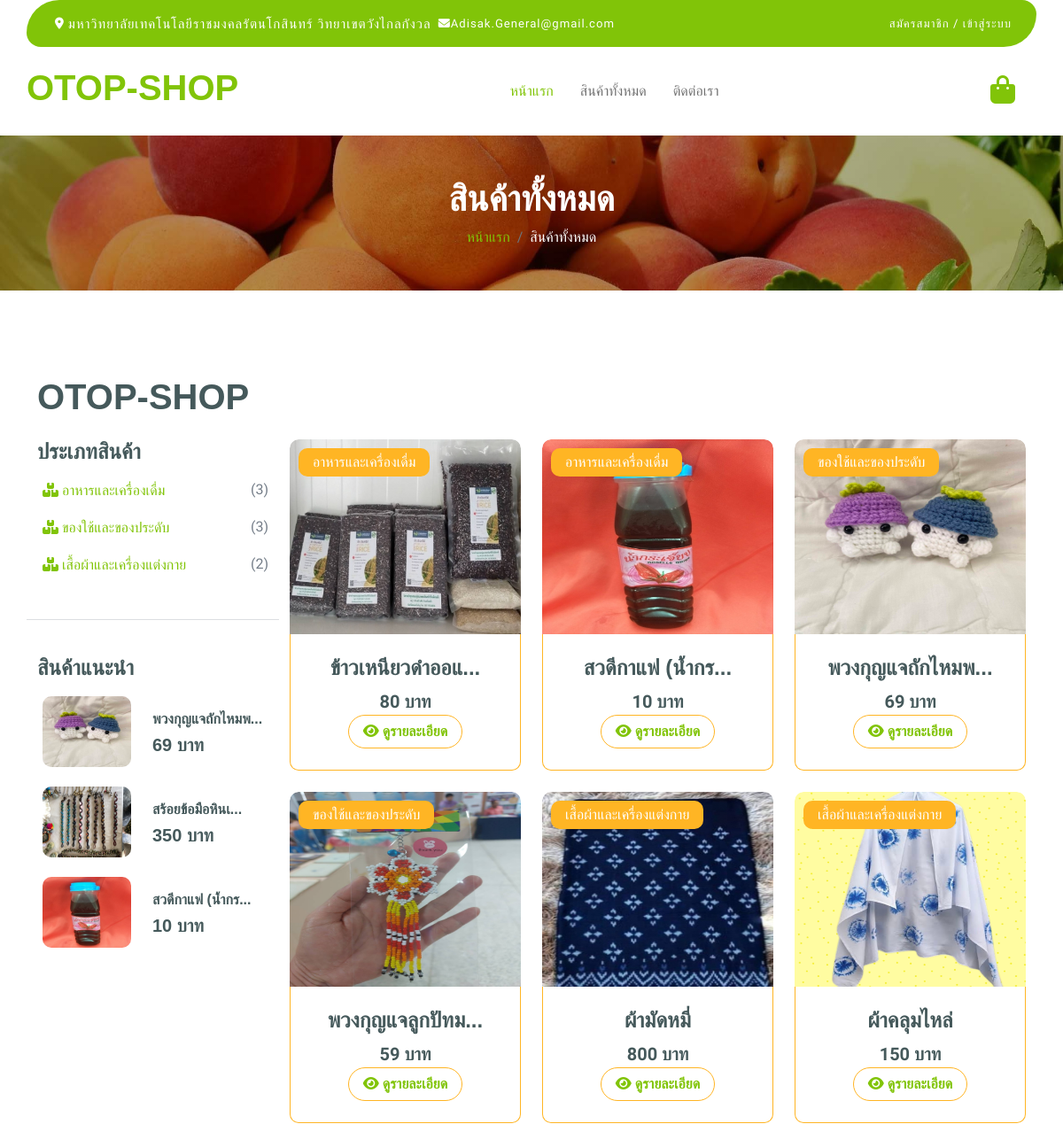
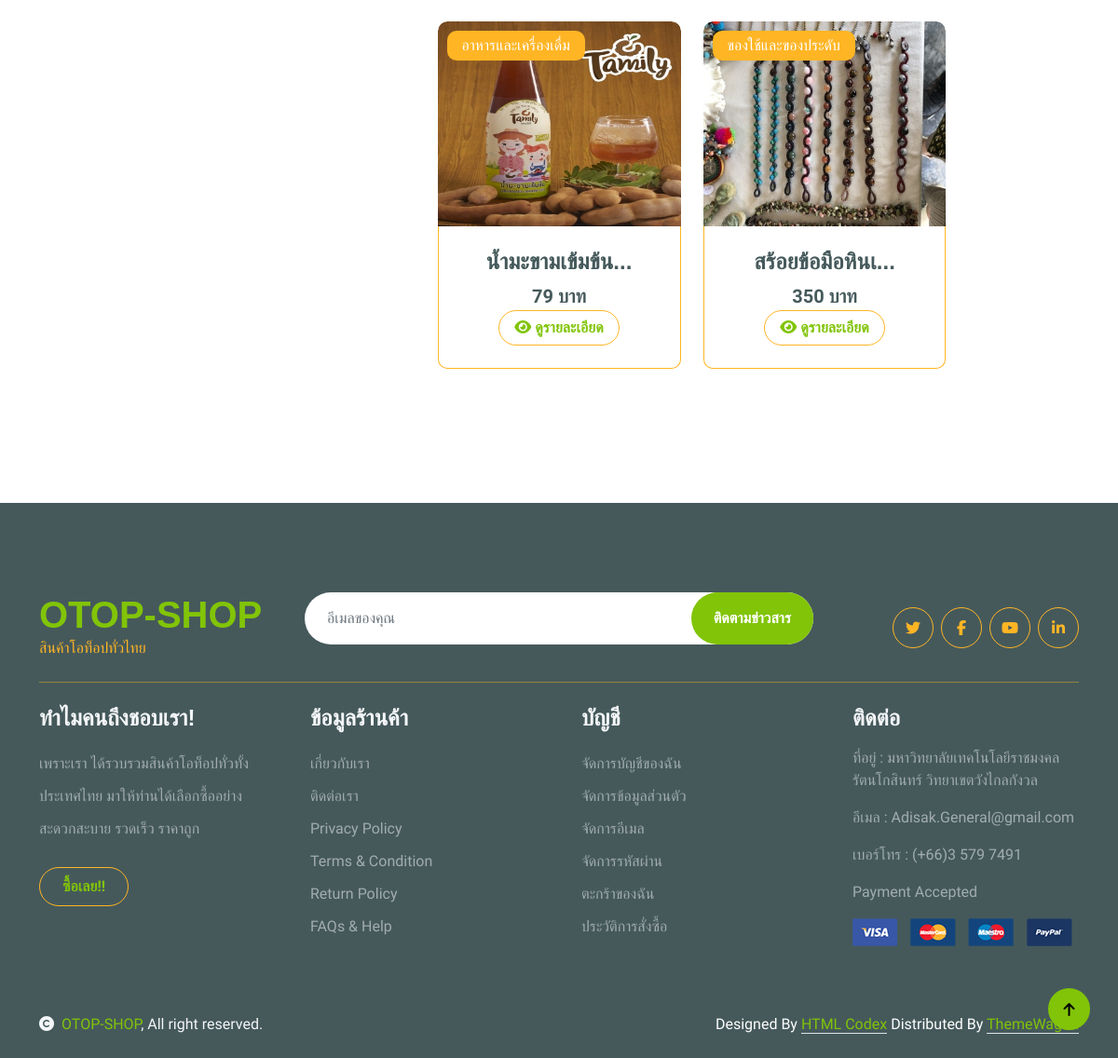
Page /products_show.php on the committed database (2 pictures, top to bottom).
### tables this page shows
CREATE TABLE IF NOT EXISTS `ot_product_type` (
  `pty_id` int NOT NULL AUTO_INCREMENT COMMENT 'รหัสประเภทสินค้า',
  `pty_name` varchar(40) NOT NULL COMMENT 'ชื่อประเภทสินค้า',
  `pty_detail` text NOT NULL COMMENT 'รายละเอียดประเภทสินค้า',
  `pty_img` varchar(40) NOT NULL COMMENT 'รูปประเภทสินค้า',
  `pty_show` tinyint NOT NULL DEFAULT '0' COMMENT 'แสดง/ ไม่แสดง',
  PRIMARY KEY (`pty_id`)
);

CREATE TABLE IF NOT EXISTS `ot_product` (
  `prd_id` int NOT NULL AUTO_INCREMENT COMMENT 'รหัสสินค้า',
  `prd_name` varchar(100) NOT NULL COMMENT 'ชื่อสินค้า',
  `prd_price` varchar(40) NOT NULL COMMENT 'ราคา',
  `prd_amount` varchar(10) NOT NULL COMMENT 'จำนวนในคลัง',
  `prd_detail` text NOT NULL COMMENT 'รายละเอียด',
  `pty_id` int NOT NULL COMMENT 'รหัสประเภทสินค้า',
  `prd_show` tinyint(1) NOT NULL DEFAULT '0' COMMENT 'แสดง/ไม่แสดง',
  PRIMARY KEY (`prd_id`)
);

CREATE TABLE IF NOT EXISTS `ot_product_img` (
  `prd_id` int NOT NULL COMMENT 'รหัสสินค้า',
  `prd_img_name` varchar(40) NOT NULL COMMENT 'รูปภาพสินค้า'
);

### products_show.php (the view, shortened to what this page needs)
<?php
require_once("db/connect.php");
if ($_SERVER["REQUEST_METHOD"] === "POST" && isset($_POST["pty_id"])) {
    $ptyId = $_POST["pty_id"];
    try {
        $sql = "SELECT * FROM ot_product
                LEFT JOIN ot_product_img ON ot_product.prd_id = ot_product_img.prd_id
                LEFT JOIN ot_product_type ON ot_product.pty_id = ot_product_type.pty_id
                WHERE prd_show = 1 AND ot_product.pty_id = :pty_id";
        $stmt = $conn->prepare($sql);
        $stmt->bindParam(":pty_id", $ptyId);
        $stmt->execute();
        $result = $stmt->fetchAll(PDO::FETCH_ASSOC);
    } catch (PDOException $e) {
        echo $e->getMessage();
        return false;
    }
} else {
    try {
        $sql = "SELECT * FROM ot_product
                LEFT JOIN ot_product_img ON ot_product.prd_id = ot_product_img.prd_id
                LEFT JOIN ot_product_type ON ot_product.pty_id = ot_product_type.pty_id
                WHERE prd_show = 1";
        $stmt = $conn->prepare($sql);
        $stmt->execute();
        $result = $stmt->fetchAll(PDO::FETCH_ASSOC);
    } catch (PDOException $e) {
        echo $e->getMessage();
        return false;
    }
}
try {
    $sql = "SELECT ot_product_type.pty_id, ot_product_type.pty_name,
            COUNT(ot_product.pty_id) AS prd_count
            FROM ot_product_type
            LEFT JOIN ot_product ON ot_product_type.pty_id = ot_product.pty_id AND ot_product.prd_show = 1
            WHERE ot_product_type.pty_Show = 1
            GROUP BY ot_product_type.pty_id, ot_product_type.pty_name";
    $stmt = $conn->prepare($sql);
    $stmt->execute();
    $result_pty = $stmt->fetchAll(PDO::FETCH_ASSOC);
} catch (PDOException $e) {
    echo $e->getMessage();
    return false;
}
try {
    $sql = "SELECT * FROM ot_product
            LEFT JOIN ot_product_img ON ot_product.prd_id = ot_product_img.prd_id
            LEFT JOIN ot_product_type ON ot_product.pty_id = ot_product_type.pty_id
            WHERE prd_show = 1
            ORDER BY RAND()
            LIMIT 3";
    $stmt = $conn->prepare($sql);
    $stmt->execute();
    $prd_rec = $stmt->fetchAll(PDO::FETCH_ASSOC);
} catch (PDOException $e) {
    echo $e->getMessage();
    return false;
}
?>
<!DOCTYPE html>
<html lang="en">
<head>
    <?php require_once("includes/head.php") ?>
</head>
<body>
    <?php require_once("includes/navbar.php") ?>
    <div class="container-fluid page-header py-5">
        <?php if (isset($_POST["pty_id"]) && !empty($result)) { ?>
            <?php $firstPty = reset($result); ?>
            <h1 class="text-center text-white display-6"><?php echo "สินค้าประเภท " . $firstPty["pty_name"]; ?></h1>
            <ol class="breadcrumb justify-content-center mb-0">
                <li class="breadcrumb-item"><a href="index.php">หน้าแรก</a></li>
                <li class="breadcrumb-item active text-white"><?php echo $firstPty["pty_name"]; ?></li>
            </ol>
        <?php } else { ?>
            <h1 class="text-center text-white display-6">สินค้าทั้งหมด</h1>
            <ol class="breadcrumb justify-content-center mb-0">
                <li class="breadcrumb-item"><a href="index.php">หน้าแรก</a></li>
                <li class="breadcrumb-item active text-white">สินค้าทั้งหมด</li>
            </ol>
        <?php } ?>
    </div>
    <div class="container-fluid fruite py-5">
        <div class="container py-5">
            <div class="row g-4">
                <div class="col-lg-12">
                    <div class="row g-4">
                        <div class="col-xl-3">
                            <h1 class="mb-4">OTOP-SHOP</h1>
                        </div>
                        <div class="col-6"></div>
                    </div>
                    <div class="row g-4">
                        <div class="col-lg-3">
                            <div class="row g-4">
                                <div class="col-lg-12">
                                    <div class="mb-3">
                                        <h4>ประเภทสินค้า</h4>
                                        <ul class="list-unstyled fruite-categorie">
                                            <?php if (count($result_pty) > 0) { ?>
                                                <?php foreach ($result_pty as $pty) { ?>
                                                    <form action="products_show.php" method="post">
                                                        <li>
                                                            <div class="d-flex justify-content-between fruite-name">
                                                                <button type="submit" name="btn-pty" class="border-0 bg-white" style="color:#81c408;" onmouseover="this.style.color='orange';" onmouseout="this.style.color='#81c408';">
                                                                    <i class="fa-solid fa-boxes-stacked"></i>
                                                                    <?php echo $pty["pty_name"]; ?>
                                                                </button>
                                                                <span>(<?php echo $pty["prd_count"] ?>)</span>
                                                            </div>
                                                        </li>
                                                    </form>
                                                <?php } ?>
                                            <?php } ?>
                                        </ul>
                                    </div>
                                </div>
                                <hr>
                                <div class="col-lg-12">
                                    <h4 class="mb-3">สินค้าแนะนำ</h4>
                                    <?php if (count($prd_rec) > 0) { ?>
                                        <?php foreach ($prd_rec as $prd) { ?>
                                            <form action="product_detail.php" method="post">
                                                <button class="border border-0 bg-white" type="submit" name="btn-detail">
                                                    <div class="d-flex align-items-center justify-content-start">
                                                        <div class="rounded me-4" style="width: 100px; height: 100px;">
                                                            <img src="uploads/img_product/<?php echo $prd["prd_img_name"] ?>" class="img-fluid w-100 rounded" style="height:80px;">
                                                        </div>
                                                        <div class="text-start">
                                                            <h6 class="mb-2"><?php echo mb_substr($prd["prd_name"], 0, 15, 'utf-8') . (mb_strlen($prd["prd_name"], 'utf-8') > 15 ? '...' : '') ?></h6>
                                                            <div class="d-flex mb-2">
                                                                <h5 class="fw-bold me-2"><?php echo $prd["prd_price"] . " บาท"; ?></h5>
                                                            </div>
                                                        </div>
                                                    </div>
                                                </button>
                                            </form>
                                        <?php } ?>
                                    <?php } ?>
                                </div>
                            </div>
                        </div>
                        <div class="col-lg-9">
                            <div class="row g-4 justify-content-center">
                                <?php if (count($result) > 0) { ?>
                                    <?php foreach ($result as $prd) { ?>
                                        <div class="col-md-6 col-lg-6 col-xl-4">
                                            <div class="rounded position-relative fruite-item">
                                                <div class="fruite-img">
                                                    <img src="uploads/img_product/<?php echo $prd["prd_img_name"]; ?>" class="img-fluid w-100 rounded-top" style="height:220px;">
                                                </div>
                                                <div class="text-white bg-secondary px-3 py-1 rounded position-absolute" style="top: 10px; left: 10px;"><?php echo $prd["pty_name"] ?></div>
                                                <div class="p-4 border border-secondary border-top-0 rounded-bottom">
                                                    <h4 class="text-center"><?php echo mb_substr($prd["prd_name"], 0, 15, 'utf-8') . (mb_strlen($prd["prd_name"], 'utf-8') > 15 ? '...' : '') ?></h4>
                                                    <div class="d-flex justify-content-center flex-lg-wrap">
                                                        <p class="text-dark fs-5 fw-bold mb-0"><?php echo $prd["prd_price"] . " บาท" ?></p>
                                                    </div>
                                                    <div class="d-flex justify-content-center flex-lg-wrap">
                                                        <form action="product_detail.php" method="post">
                                                            <button type="submit" name="btn-detail" class="btn border border-secondary rounded-pill px-3 text-primary">
                                                                <i class="fa-solid fa-eye"></i>
                                                                ดูรายละเอียด
                                                            </button>
                                                        </form>
                                                    </div>
                                                </div>
                                            </div>
                                        </div>
                                    <?php } ?>
                                <?php } ?>
                            </div>
                        </div>
                    </div>
                </div>
            </div>
        </div>
    </div>
    <?php require_once("includes/footer.php") ?>
</body>
</html>

### rows in the picture
ot_product_type: pty_name "อาหารและเครื่องเดื่ม", prd_count "3"
ot_product_type: pty_name "ของใช้และของประดับ", prd_count "3"
ot_product_type: pty_name "เสื้อผ้าและเครื่องแต่งกาย", prd_count "2"
ot_product: ot_product_img.prd_img_name (picture), prd_name "พวงกุญแจถักไหมพ", prd_price "69", pty.pty_name "ของใช้และของประดับ"
ot_product: ot_product_img.prd_img_name (picture), prd_name "สร้อยข้อมือหินเ", prd_price "350", pty.pty_name "ของใช้และของประดับ"
ot_product: ot_product_img.prd_img_name (picture), prd_name "สวดีกาแฟ (น้ำกร", prd_price "10", pty.pty_name "อาหารและเครื่องเดื่ม"
ot_product: ot_product_img.prd_img_name (picture), pty.pty_name "อาหารและเครื่องเดื่ม", prd_name "ข้าวเหนียวดำออแ", prd_price "80"
ot_product: ot_product_img.prd_img_name (picture), pty.pty_name "ของใช้และของประดับ", prd_name "พวงกุญแจลูกปัทม", prd_price "59"
ot_product: ot_product_img.prd_img_name (picture), pty.pty_name "เสื้อผ้าและเครื่องแต่งกาย", prd_name "ผ้ามัดหมี่", prd_price "800"
ot_product: ot_product_img.prd_img_name (picture), pty.pty_name "เสื้อผ้าและเครื่องแต่งกาย", prd_name "ผ้าคลุมไหล่", prd_price "150"
ot_product: ot_product_img.prd_img_name (picture), pty.pty_name "อาหารและเครื่องเดื่ม", prd_name "น้ำมะขามเข้มข้น", prd_price "79"
